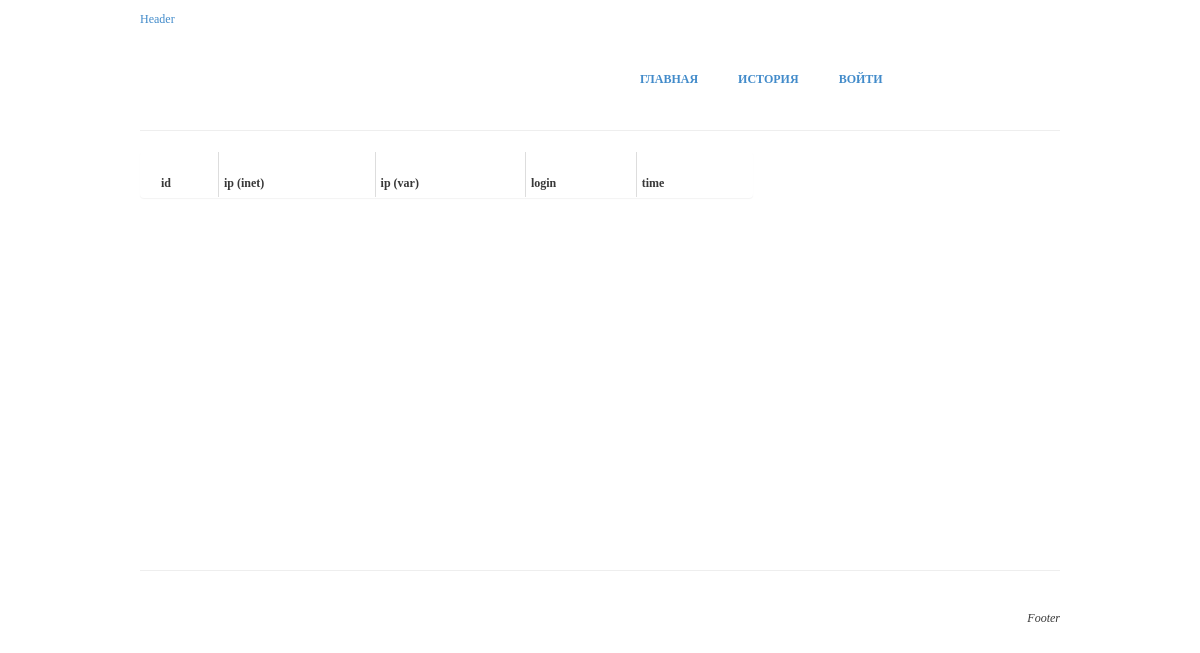
/history.php, run on an earlier commit of the app's database.
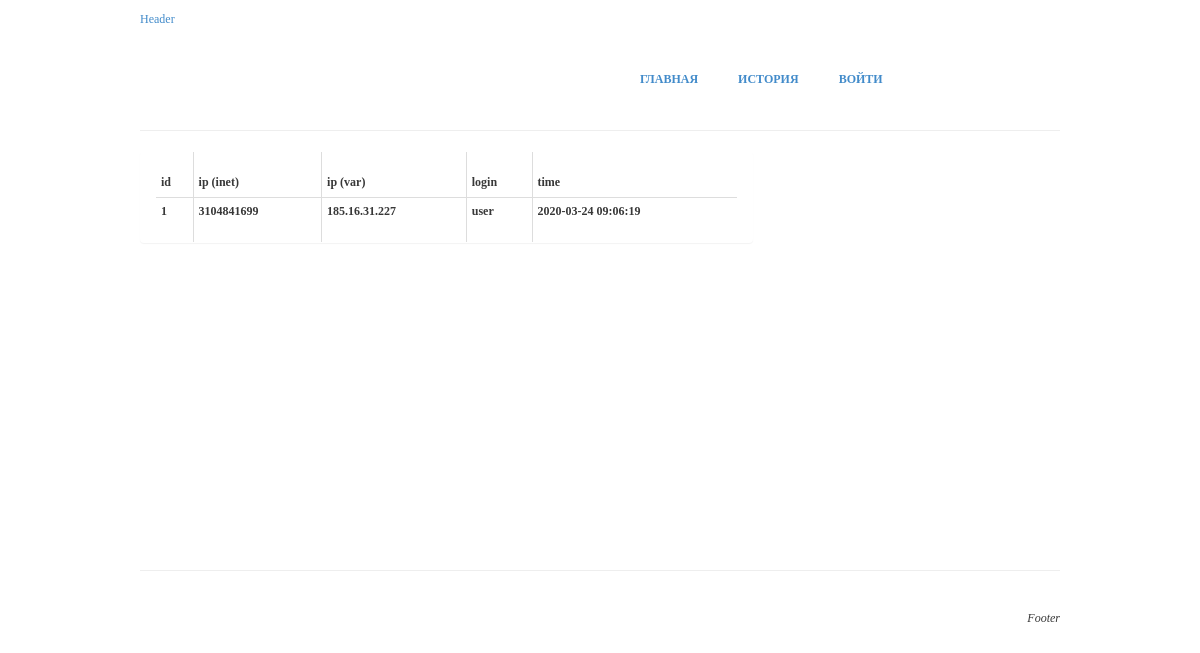
And on a later commit of the database.
### tables this page shows
CREATE TABLE `iphistory` (
  `id` int(7) NOT NULL,
  `ip` bigint(10) UNSIGNED NOT NULL,
  `login` varchar(255) NOT NULL,
  `datetime` timestamp NULL DEFAULT NULL
);

### block/function.php (called while the page is built, shortened)
<?php
function & DB()
{
    static $oClass = null;
    if (is_null($oClass)) {
        try {
            $oClass = new PDO('mysql:host='.MYSQL_HOST.';dbname='.MYSQL_NAME.';charset=utf8', MYSQL_USER, MYSQL_PASS, array(PDO::MYSQL_ATTR_INIT_COMMAND => 'SET NAMES utf8'));
            $oClass->setAttribute(PDO::ATTR_ERRMODE, PDO::ERRMODE_EXCEPTION);
        } catch (Exception $e) {
            die('Database error '.$e->getMessage());
        }
    }
    return $oClass;
}

### history.php (the view, shortened to what this page needs)
<?php
include("block/function.php");
$User = new User();
?>
<!DOCTYPE html>
<html ng-app="MyApp" >
<head>
    <link rel="stylesheet" type="text/css" href="bootstrap/css/bootstrap.min.css">
    <link rel="stylesheet" type="text/css" href="css/style.css">
</head>
<body ng-controller="TestController"  >
<p>
<div class = "container">
    <div id="wrapper">
        <div id="header">
            <div class="logo">
                <a href="/">Header</a>
            </div>
<?php
include("block/menu.php"); ?>
        </div>
        <div id="content">
            <hr/>
            <div class="col-sm-8 panel" >
                <table class='table table-hover table-bordered'>
                    <thead>
                    <tr>
                        <th>id</th>
                        <th>ip (inet)</th>
                        <th>ip (var)</th>
                        <th>login</th>
                        <th>time</th>
                    </tr>
                    </thead>
                    <tbody>
<?php
                    $query = "SELECT *,INET_NTOA(ip) as var_ip FROM `iphistory` ORDER BY id DESC";
                    $myrow = DB()->query($query)->fetchAll(PDO::FETCH_ASSOC);
foreach ($myrow as $item) {
                        echo "<tr>
                          <th>" . $item['id'] . "</th>
                          <th>" . $item['ip'] . "</th>
                          <th>" . $item['var_ip']. "</th>
                          <th>" . $item['login'] . "</th>
                          <th>" . $item['datetime'] . "</th>
                      </tr>";
} ?>
                    </tbody>
                </table>
            </div>
        </div>
        <div id="footer">
            <hr/>
            <br/>
            <em>Footer</em>
            <br/>
        </div>
    </div>
</div>
</body>
</html>

### block/menu.php
<div class="menu">
                <ul>
                    <li><a href="/">Главная</a></li>
                    <li><a href="/history.php">История</a></li>
<?php
if ($User->login != null) { ?>
    <li><?= $User->login ?> [ <a href="/?out=1"><span style="font-size:10px">выйти</span></a> ]</li>
<?php
} else {
    echo "<li><a href='/?enter=1'>Войти</a></li>";
} ?>
</ul>
</div>

### css/style.css (style rules this page uses)
body { font: 12px Verdana,Serif,Arial; line-height: 18px; color: #383838; }
tr { line-height: 45px; min-height: 45px; height: 45px; }
#wrapper { width:920px; margin:0 auto; }
#header { height:100px; }
#header .logo { float:left; width:400px; height:70px; }
#header .menu { clear:both; float:right; width:50%; height:30px; }
#content { width:100%; float:left; min-height: 440px; }
#header .menu li { float:left; margin-right: 40px; margin-top: -10px; list-style:none; text-transform:uppercase; font-weight:bold; text-align:center; display:block; }
#footer { clear: both; float:left; height:60px; width:100%; text-align:right; }

What changed in the data, as far as the page shows it:
added iphistory: id "1", ip "3104841699", var_ip "185.16.31.227", login "user", datetime "2020-03-24 09:06:19"
